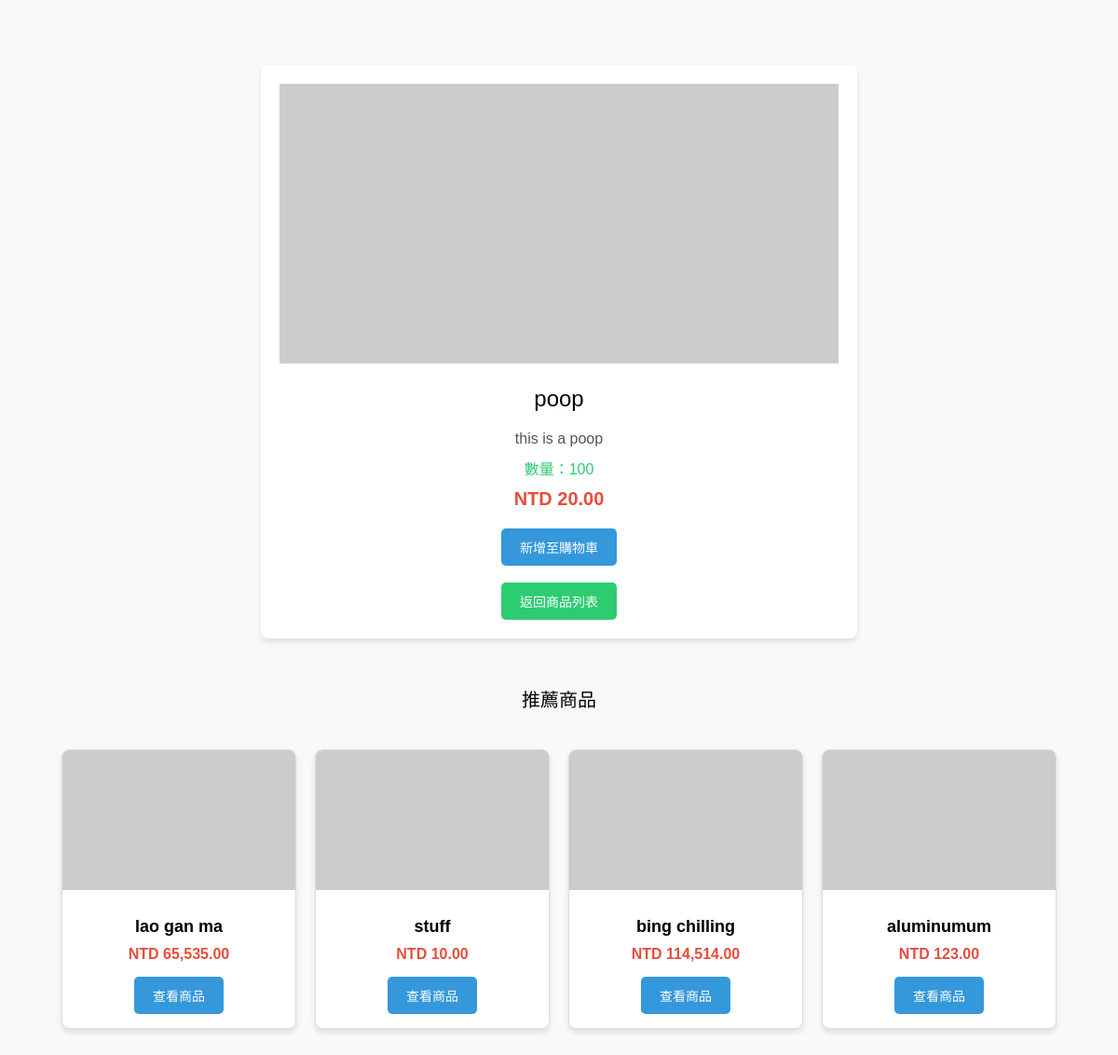
The page /product.php?product_id=1 on the database its author committed.
### tables this page shows
CREATE TABLE `product` (
  `product_id` int(11) NOT NULL,
  `name` varchar(50) DEFAULT NULL,
  `description` varchar(100) DEFAULT NULL,
  `quantity` int(11) DEFAULT NULL,
  `price` decimal(10,2) DEFAULT NULL,
  PRIMARY KEY (`product_id`)
);

### product.php (the view, shortened to what this page needs)
<?php
include("connection.php");
$product_id = $_GET['product_id'] ?? null;
try {
    $stmt = $pdo->prepare("SELECT * FROM product WHERE product_id = :product_id");
    $stmt->execute(['product_id' => $product_id]);
    $product = $stmt->fetch(PDO::FETCH_ASSOC);
} catch (PDOException $e) {
    die("讀取資料失敗：" . $e->getMessage());
}
try {
    $random_stmt = $pdo->prepare("SELECT * FROM product WHERE product_id != :product_id ORDER BY RAND() LIMIT 4");
    $random_stmt->execute(['product_id' => $product_id]);
    $random_products = $random_stmt->fetchAll(PDO::FETCH_ASSOC);
} catch (PDOException $e) {
    die("讀取隨機商品失敗：" . $e->getMessage());
}
?>
<!DOCTYPE html>
<html lang="zh-Hant">
<head>
    <link href="style.css" rel="stylesheet">
</head>
<body>
    <div class="product-container">
        <img src="https://via.placeholder.com/600x300.png?text=Product+Image" alt="<?php echo htmlspecialchars($product['name']); ?>" class="product-image">
        <div class="product-title"><?php echo htmlspecialchars($product['name']); ?></div>
        <div class="product-description"><?php echo htmlspecialchars($product['description']); ?></div>
        <div class="product-quantity">數量：<?php echo htmlspecialchars($product['quantity']); ?></div>
        <div class="product-price">NTD <?php echo htmlspecialchars(number_format($product['price'], 2)); ?></div>
        <a href="#" class="add-to-cart-btn">新增至購物車</a>
        <br><br>
        <a href="index.php" class="add-to-cart-btn" style="background-color: #2ecc71;">返回商品列表</a>
    </div>
    <div class="random-products">
        <div class="random-products-title">推薦商品</div>
        <div class="container">
            <?php foreach ($random_products as $random_product): ?>
                <div class="card">
                    <img src="https://via.placeholder.com/250x150.png?text=Product+Image" alt="<?php echo htmlspecialchars($random_product['name']); ?>">
                    <div class="card-body">
                        <div class="card-title"><?php echo htmlspecialchars($random_product['name']); ?></div>
                        <div class="card-price">NTD <?php echo htmlspecialchars(number_format($random_product['price'], 2)); ?></div>
                        <a href="product.php?product_id=<?php echo htmlspecialchars($random_product['product_id']); ?>">查看商品</a>
                    </div>
                </div>
            <?php endforeach; ?>
        </div>
    </div>
</body>
</html>

### style.css (style rules this page uses)
body { font-family: Arial, sans-serif; background-color: #f9f9f9; margin: 0; padding: 0; }
.container { display: flex; flex-wrap: wrap; justify-content: center; gap: 20px; padding: 20px; }
.card { width: 250px; border: 1px solid #ddd; border-radius: 8px; background-color: #fff; box-shadow: 0 4px 6px rgba(0, 0, 0, 0.1); overflow: hidden; text-align: center; transition: transform 0.2s, box-shadow 0.2s; }
.card img { width: 100%; height: 150px; object-fit: cover; }
.card-body { padding: 15px; }
.card-title { font-size: 18px; font-weight: bold; margin: 10px 0; }
.card-price { font-size: 16px; font-weight: bold; color: #e74c3c; margin-bottom: 15px; }
.card a { display: inline-block; text-decoration: none; color: #fff; background-color: #3498db; padding: 10px 20px; border-radius: 5px; font-size: 14px; transition: background-color 0.2s; }
body { font-family: Arial, sans-serif; background-color: #f9f9f9; margin: 0; padding: 20px; }
.product-container { max-width: 600px; margin: 50px auto; background-color: #fff; padding: 20px; border-radius: 8px; box-shadow: 0 4px 6px rgba(0, 0, 0, 0.1); text-align: center; }
.product-image { width: 100%; height: auto; }
.product-title { font-size: 24px; margin: 20px 0; }
.product-description { font-size: 16px; color: #555; margin-bottom: 20px; }
.product-price { font-size: 20px; font-weight: bold; color: #e74c3c; margin-bottom: 20px; }
.product-description { font-size: 16px; color: #555; margin-bottom: 10px; }
.product-quantity { font-size: 16px; color: #2ecc71; margin-bottom: 10px; }
.add-to-cart-btn { display: inline-block; text-decoration: none; color: #fff; background-color: #3498db; padding: 10px 20px; border-radius: 5px; font-size: 14px; transition: background-color 0.2s; }
.random-products { margin-top: 50px; text-align: center; }
.random-products-title { font-size: 20px; margin-bottom: 20px; }
.container { display: flex; flex-wrap: wrap; justify-content: center; gap: 20px; }

### rows shown on the page
product: name "poop", description "this is a poop", quantity "100", price "20.00"
product: name "lao gan ma", price "65,535.00"
product: name "stuff", price "10.00"
product: name "bing chilling", price "114,514.00"
product: name "aluminumum", price "123.00"
